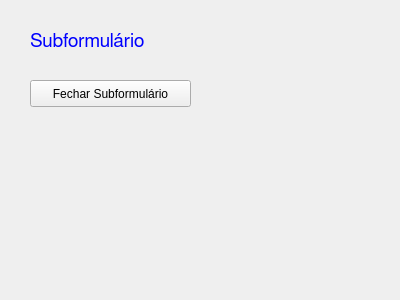
<?xml version="1.0" encoding="UTF-8"?>
<ui version="4.0">
 <class>Subformulario</class>
 <widget class="QWidget" name="Subformulario">
  <property name="geometry">
   <rect>
    <x>0</x>
    <y>0</y>
    <width>400</width>
    <height>300</height>
   </rect>
  </property>
  <property name="windowTitle">
   <string>Subformulário</string>
  </property>
  <widget class="QLabel" name="label">
   <property name="geometry">
    <rect>
     <x>30</x>
     <y>30</y>
     <width>121</width>
     <height>21</height>
    </rect>
   </property>
   <property name="palette">
    <palette>
     <active>
      <colorrole role="WindowText">
       <brush brushstyle="SolidPattern">
        <color alpha="255">
         <red>0</red>
         <green>0</green>
         <blue>255</blue>
        </color>
       </brush>
      </colorrole>
     </active>
     <inactive>
      <colorrole role="WindowText">
       <brush brushstyle="SolidPattern">
        <color alpha="255">
         <red>0</red>
         <green>0</green>
         <blue>255</blue>
        </color>
       </brush>
      </colorrole>
     </inactive>
     <disabled>
      <colorrole role="WindowText">
       <brush brushstyle="SolidPattern">
        <color alpha="255">
         <red>123</red>
         <green>123</green>
         <blue>123</blue>
        </color>
       </brush>
      </colorrole>
     </disabled>
    </palette>
   </property>
   <property name="font">
    <font>
     <family>FreeSans</family>
     <pointsize>14</pointsize>
    </font>
   </property>
   <property name="text">
    <string>Subformulário</string>
   </property>
  </widget>
  <widget class="QPushButton" name="pushButton">
   <property name="geometry">
    <rect>
     <x>30</x>
     <y>80</y>
     <width>161</width>
     <height>27</height>
    </rect>
   </property>
   <property name="text">
    <string>Fechar Subformulário</string>
   </property>
  </widget>
 </widget>
 <resources/>
 <connections/>
</ui>
